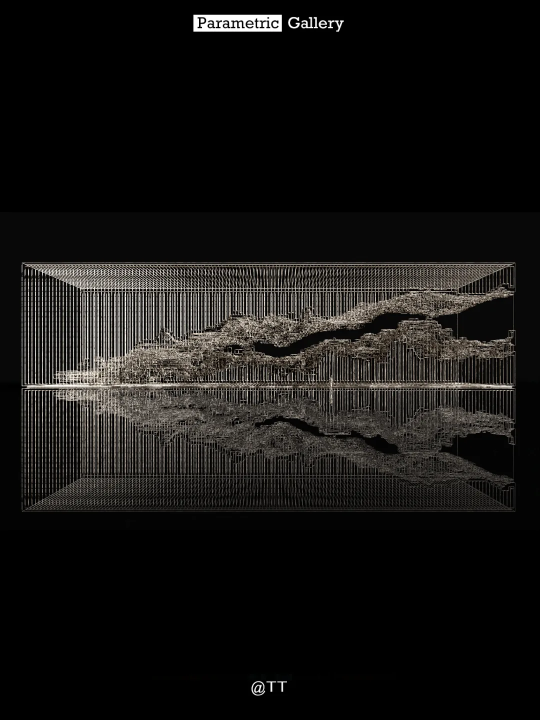
#> input picture images/20260804 Wave Erosion/1.webp, 1080 x 1440 px (shown at 1/2 size); its folder holds 4 pictures in this run
$ python reconstruct-wave.py
#> lines starting #> are read from the running program, lines starting #| are printed output that depends on the picture
"""Image-guided stepped sections of Wave Erosion.

Wire cages are NOT solids: a visual hull of their silhouettes fills the passage.
Instead, refine separately marked roof/floor sheets on two opposite long faces.
The guides identify the correct sheets; local image edges supply finer samples.
Depth between faces is a loft, explicitly estimated, not recovered hidden geometry.
"""
from pathlib import Path
import hashlib
import json
import numpy as np
from PIL import Image, ImageDraw

ROOT = Path(__file__).resolve().parents[1]
PHOTO_DIR = ROOT / "images/20260804 Wave Erosion"
NX, NY, NZ = 384, 96, 78

# Normalized x is shared in world space, so plate 3 runs right-to-left.
FRONT_ROOF = [[0,.56],[.077,.704],[.14,.737],[.22,.59],[.26,.544],[.30,.557],[.414,.664],[.49,.483],[.55,.50],[.615,.315],[.706,.324],[.777,.274],[.848,.24],[.93,.225],[1,.254]]
FRONT_FLOOR = [[0,.865],[.108,.939],[.18,.83],[.26,.75],[.35,.766],[.453,.852],[.514,.72],[.615,.711],[.686,.705],[.762,.84],[.818,.76],[.899,.742],[.969,.653],[1,.725]]
BACK_ROOF = [[0,.70],[.10,.70],[.20,.65],[.30,.54],[.40,.47],[.50,.43],[.60,.34],[.70,.30],[.80,.26],[.90,.24],[1,.22]]
BACK_FLOOR = [[0,.94],[.10,.94],[.20,.91],[.30,.87],[.40,.82],[.50,.78],[.60,.75],[.70,.70],[.80,.66],[.90,.60],[1,.56]]


def face_pixel(plate, x, y):
    if plate == 1:
        return 43 + x * 987, 526 + y * 244
    return 74 + (1 - x) * 870, 562 + (1 - x) * 171 + y * 224


def refine(plate, guides, roof):
#> called with plate = 1, roof = True
    gray = np.asarray(Image.open(PHOTO_DIR / f"{plate}.webp").convert("L"), dtype=float)
    xs = (np.arange(NX) + .5) / NX
    guide = np.interp(xs, *np.asarray(guides).T)
    result = []
    for x, guess in zip(xs, guide):
        px, py = face_pixel(plate, x, guess)
        px = int(round(px))
        # Strong terraces are horizontal. Average across 7 pixels to reject an
        # isolated hanging vertical wire, but preserve local steps and notches.
        stripe = gray[:, max(0, px-3):min(gray.shape[1], px+4)].mean(axis=1)
        candidates = np.arange(int(py)-11, int(py)+12)
        scores = []
        for y in candidates:
            above = stripe[y-5:y].mean()
            below = stripe[y+1:y+6].mean()
            edge = above-below if roof else below-above
            # The marked face is a prior, not ground truth; observed edges can
            # move each sample. Do not search unrelated cage / reflection edges.
            scores.append(edge - abs(y-py) * 1.15)
        best = int(candidates[np.argmax(scores)])
        origin_y = face_pixel(plate, x, 0)[1]
        result.append(np.clip((best-origin_y)/(244 if plate == 1 else 224), .02, .98))
#> after the loop, result = 384 values, max 0.758 at index 53, min 0.18 at index 348, mean 0.469
    # Keep voxel terraces: no spline or invented noise displacement.
    values = np.asarray(result)
#> values has the same summary as result
    values = np.median(np.stack([np.roll(values, -1), values, np.roll(values, 1)]), axis=0)
#> values = 384 values, max 0.734 at index 52, min 0.18 at index 348, mean 0.469
    values[0], values[-1] = result[0], result[-1]
    return np.rint(values*NY).astype(int)


def reconstruct():
    front = [refine(1, FRONT_ROOF, True), refine(1, FRONT_FLOOR, False)]
#> the loop in refine (call 2), `for x, guess in zip(xs, guide):` made 384 passes
#> (x, guess, px, py, best) on passes 1 to 3: (0.0013, 0.866, 44, 737.3, 737), (0.00391, 0.868, 47, 737.7, 728), (0.00651, 0.869, 49, 738.1, 728)
    back = [refine(3, BACK_ROOF, True), refine(3, BACK_FLOOR, False)]
#> call 3 of refine, with plate = 3, roof = True
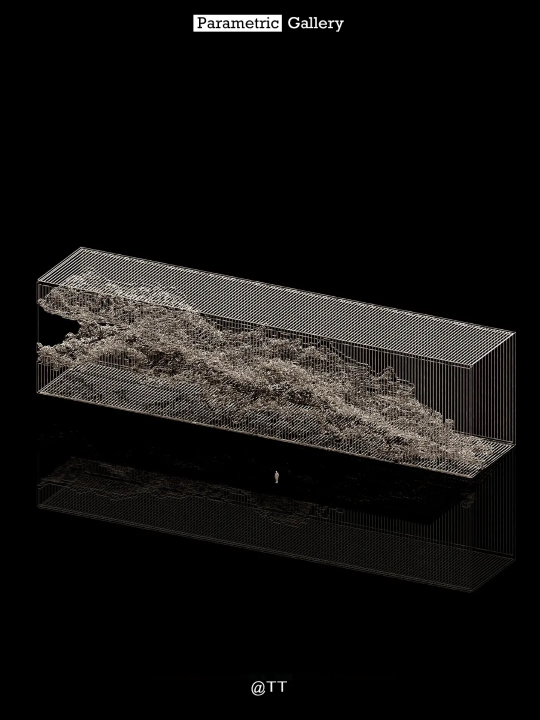
#> input picture images/20260804 Wave Erosion/3.webp, 1080 x 1440 px (shown at 1/2 size)
#> in refine (call 3), `guide = np.interp(xs, *np.asarray(guides).T)`: guide = 384 values, max 0.7 at index 0, min 0.22 at index 383, mean 0.439
#> the loop in refine (call 3), `for x, guess in zip(xs, guide):` made 384 passes
#> (x, guess, px, py, best, origin_y) on passes 1 to 3: (0.0013, 0.7, 943, 889.6, 881, 732.8), (0.00391, 0.7, 941, 889.1, 882, 732.3), (0.00651, 0.7, 938, 888.7, 882, 731.9)
#> after the loop in refine (call 3), `for x, guess in zip(xs, guide):`: result = 384 values, max 0.744 at index 39, min 0.2 at index 383, mean 0.447
#> in refine (call 3), `values = np.asarray(result)`: values has the same summary as result
#> in refine (call 3), `values = np.median(np.stack([np.roll(values, -1), values, np.roll(valu..`: values = 384 values, max 0.743 at index 40, min 0.202 at index 382, mean 0.447
    x=(np.arange(NX)[:,None]+.5)/NX
    z=np.broadcast_to(np.arange(NZ)[None,:]/(NZ-1),(NX,NZ))
    # Solve a bounded local Y correction by reprojecting the SAME XYZ candidate
    # into both images. Z is independent spatial geometry, never pixel brightness.
    # This supplies image-constrained interior terrace variation, not random noise.
    images=[]
    for plate in [1,3]:
        gray=np.asarray(Image.open(PHOTO_DIR/f"{plate}.webp").convert("L"),dtype=float)
        images.append((gray+np.roll(gray,1,axis=1)+np.roll(gray,-1,axis=1))/3)
    sheets=[]
    for layer in range(2):
        prior=(1-z)*front[layer][:,None]+z*back[layer][:,None]
        scores=[]
        for offset in range(-6,7):
            y=np.clip((prior+offset)/NY,.02,.98)
            scale=1+(987/763-1)*z
            px1=536.5+(x-.5)*987/scale
            py1=770.5-(1-y)*244/scale
            px3=163+(1-x)*870-z*89
            py3=495+(1-x)*171+z*67+y*224
            evidence=0
            for gray,px,py,weight in [(images[0],px1,py1,.25+.75*(1-z)),(images[1],px3,py3,.25+.75*z)]:
                ix=np.rint(px).astype(int);iy=np.rint(py).astype(int)
                above=(gray[iy-1,ix]+gray[iy-2,ix])/2
                below=(gray[iy+1,ix]+gray[iy+2,ix])/2
                edge=above-below if layer==0 else below-above
                evidence+=np.clip(edge,-35,35)*weight
            scores.append(evidence-abs(offset)*2.8)
        correction=np.argmax(np.stack(scores),axis=0)-6
        # Reject isolated one-pixel matches to wires; keep small coherent steps.
        neighbors=[np.roll(np.roll(correction,di,axis=0),dk,axis=1) for di in [-1,0,1] for dk in [-1,0,1]]
        correction=np.median(np.stack(neighbors),axis=0)
        values=np.rint(prior+correction).astype(int)
        values[:,0]=front[layer];values[:,-1]=back[layer]
        sheets.append(values)
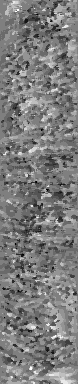
#> correction: shape (384, 78) float64; min -6, max 6, mean -0.119; drawn with min black and max white
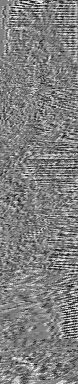
#> edge: shape (384, 78) float64; min -185.8, max 184.8, mean -0.3; drawn with min black and max white
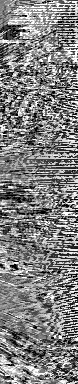
#> evidence: shape (384, 78) float64; min -43.75, max 43.75, mean 0.4; drawn with min black and max white
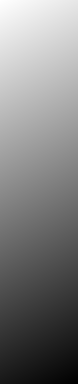
#> px: shape (384, 78) float64; min 75.13, max 1031.9, mean 553.5; drawn with min black and max white
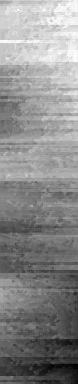
#> values: shape (384, 78) int64; min 50, max 95, mean 74.4; drawn with min black and max white
    columns = []
    for i in range(NX):
        for k in range(NZ):
            roof = int(sheets[0][i,k])
            floor = int(sheets[1][i,k])
            floor = max(roof+4, floor)
            columns.append([0, roof, min(NY, floor), NY])

    # Orthogonal frame vectors measured on plate 3. These constrain proportions
    # and a comparison camera, NOT an asserted physically calibrated reconstruction.
    pitch = float(np.arcsin(np.sqrt((171/870)*(67/89))))
    yaw = float(np.arctan(np.sqrt((171/870)/(67/89))))
    depth = float(8.2*89/870/np.tan(yaw))
    height = float(8.2*224/(870/np.cos(yaw))/np.cos(pitch))
    payload = {
        "method": "image-edge-guided-opposite-face-loft", "version": 2,
        "grid": [NX, NY, NZ], "dimensions": [8.2, round(height,6), round(depth,6)],
        "sources": [{"path": f"images/20260804 Wave Erosion/{n}.webp",
                     "sha256": hashlib.sha256((PHOTO_DIR/f"{n}.webp").read_bytes()).hexdigest()} for n in [1,3]],
        "orbitDirection": [-round(float(np.sin(yaw)*np.cos(pitch)),7), round(float(np.sin(pitch)),7), -round(float(np.cos(yaw)*np.cos(pitch)),7)],
        "front": {"roof": front[0].tolist(), "floor": front[1].tolist()},
        "back": {"roof": back[0].tolist(), "floor": back[1].tolist()},
        "interiorFit": "bounded dual-view edge reprojection (+/-6 height cells), median-regularized; no noise field",
        "uncertainty": "Marked visible sheets refined by local edges; opposite-face loft with bounded reprojection detail remains ambiguous under occlusion, NOT original geometry.",
        "columns": columns,
    }
    data_dir = ROOT/"src/particles/data"
    data_dir.mkdir(exist_ok=True)
    destination = data_dir/"wave-volume.json"
    destination.write_text(json.dumps(payload,separators=(",",":")),encoding="utf-8")
    diagnostic = Image.new("RGB", (1080,750), "#07090b")
    for index, (plate, bounds) in enumerate([(1,front),(3,back)]):
        photo = Image.open(PHOTO_DIR/f"{plate}.webp").convert("RGB")
#> photo is the input picture: PIL image 1080x1440 RGB; mean R, G, B 22.2, 21.1, 19.6
        draw = ImageDraw.Draw(photo)
        for values, color in zip(bounds, ["#59bdff", "#f6ae4a"]):
            points = [face_pixel(plate,(i+.5)/NX,value/NY) for i,value in enumerate(values)]
            draw.line(points, fill=color, width=2)
#> this loop made 2 passes
#> color on passes 1 to 2: '#59bdff', '#f6ae4a'
        region = (30,505,1050,790) if plate == 1 else (50,475,1050,980)
        crop = photo.crop(region)
        crop.thumbnail((1050,355))
        diagnostic.paste(crop, (15,25 if index == 0 else 355))
    ImageDraw.Draw(diagnostic).text((15,730), "BLUE: ROOF / GOLD: FLOOR. VISIBLE EDGE GUIDES, NOT A 3D ACCURACY SCORE.", fill="#ccd0d4")
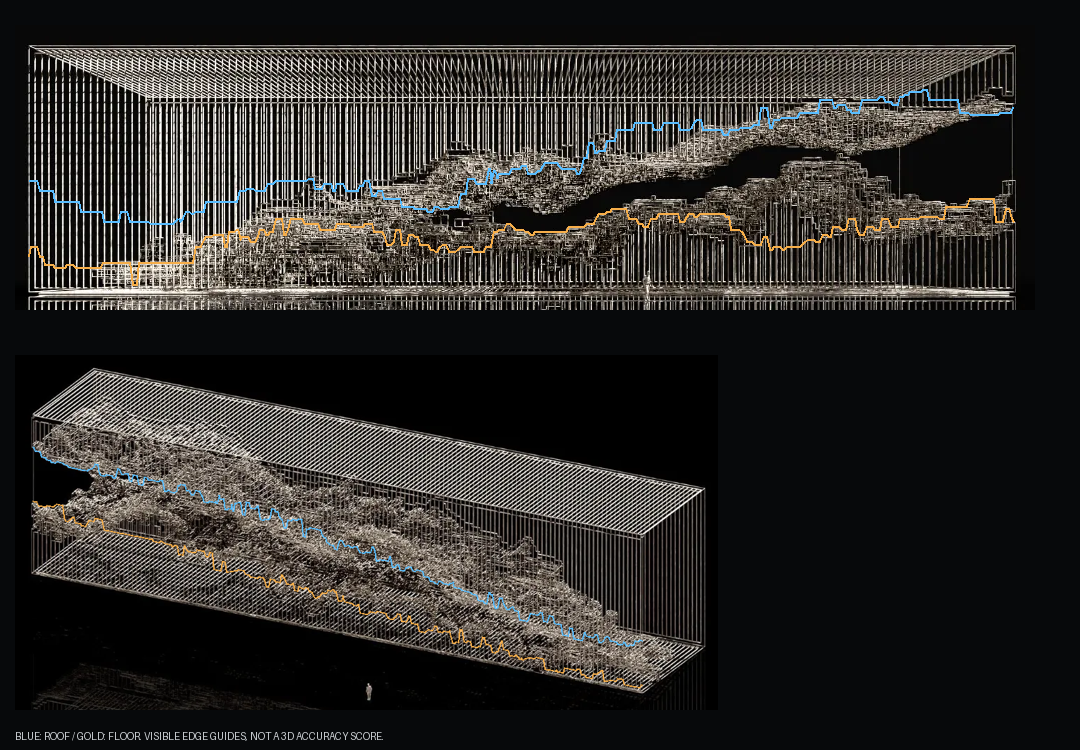
#> diagnostic: PIL image 1080x750 RGB; mean R, G, B 45.6, 43.9, 41.6
    preview = ROOT/".preview"
    preview.mkdir(exist_ok=True)
    diagnostic.save(preview/"wave-edge-check.png")
#> (the run stopped early here; a loop or call above may not have finished)
